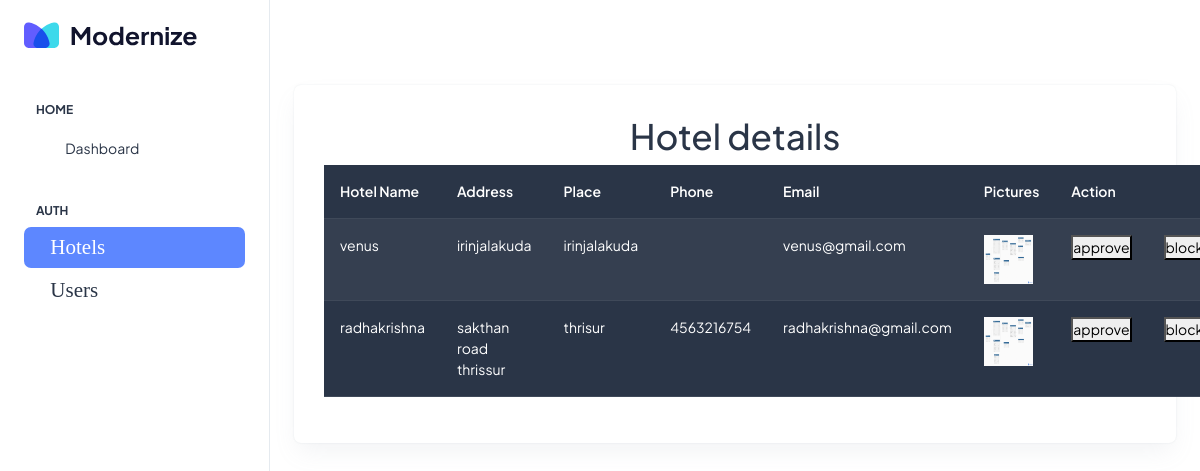
/admin_view_hotels, run on an earlier commit of the app's database.
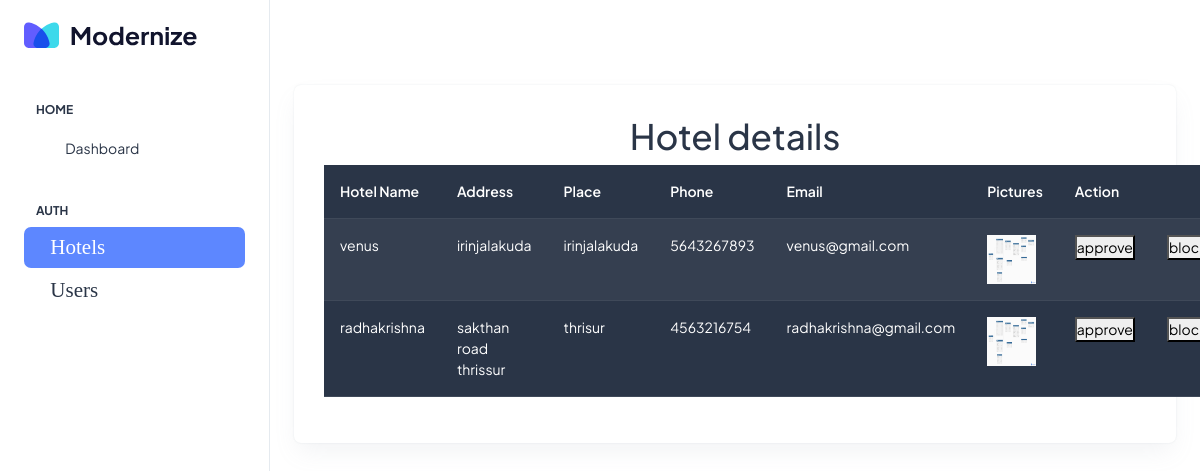
And on a later commit of the database.
### hotels/models.py (models this page shows, shortened)
class Hotels(models.Model):
      hotel_name = models.CharField(max_length = 20)
      address = models.TextField()
      place = models.CharField(max_length = 25)
      email = models.EmailField(max_length = 20)
      phone = models.CharField(max_length = 12)
      photo = models.ImageField(upload_to = 'media', blank = True, null = True)
      approved = models.BooleanField(default=False)

### home/views.py (the view)
# urls.py: path('admin_view_hotels',views.admin_view_hotels, name='admin_view_hotels'),
def admin_view_hotels(request):
      hotels = Hotels.objects.all()
      return render(request,'commons/admin_view_hotels.html', { 'hotels' : hotels })

### templates/commons/admin_view_hotels.html (shortened to what this page needs)
{% load static %}
<!doctype html>
<html lang="en">
<head>
  <link rel="stylesheet" href="{% static 'assets/css/styles.min.css' %}" />
</head>
<body>
  <div class="page-wrapper" id="main-wrapper" data-layout="vertical" data-navbarbg="skin6" data-sidebartype="full"
    data-sidebar-position="fixed" data-header-position="fixed">
    <aside class="left-sidebar">
      <div>
        <div class="brand-logo d-flex align-items-center justify-content-between">
          <a href="./index.html" class="text-nowrap logo-img">
            <img src="../assets/images/logos/dark-logo.svg" width="180" alt="" />
          </a>
        </div>
        <nav class="sidebar-nav scroll-sidebar" data-simplebar="">
          <ul id="sidebarnav">
            <ul id="sidebarnav">
                  <li class="nav-small-cap">
                    <span class="hide-menu">Home</span>
                  </li>
                  <li class="sidebar-item">
                    <a class="sidebar-link" href="./index.html" aria-expanded="false">
                      <span>
                        <i class="ti ti-layout-dashboard"></i>
                      </span>
                      <span class="hide-menu">Dashboard</span>
                    </a>
                  </li>
                  <li class="nav-small-cap">
                    <span class="hide-menu">AUTH</span>
                  </li>
                  <li class="sidebar-item">
                    <a class="sidebar-link" href="admin_view_hotels" aria-expanded="false">
                      <span>
                        <i class="ti ti-home">Hotels</i>
                      </span>
                    </a>
                  </li>
                  <li class="sidebar-item">
                    <a class="sidebar-link" href="admin_view_users" aria-expanded="false">
                      <span>
                        <i class="ti ti-users">Users</i>
                      </span>
                    </a>
                  </li>
          </ul>
        </nav>
      </div>
    </aside>
    <div class="body-wrapper">
      <header class="app-header">
        <nav class="navbar navbar-expand-lg navbar-light">
        </nav>
      </header>
      <div class="container-fluid">
        <div class="card">
          <div class="card-body">
            <h1 style="text-align: center;">Hotel details</h1>
            <table class="table table-dark table-striped">
                  <thead>
                    <tr>
                      <th scope="col">Hotel Name</th>
                      <th scope="col">Address</th>
                      <th scope="col">Place</th>
                      <th scope="col">Phone</th>
                      <th scope="col">Email</th>
                      <th scope="col">Pictures</th>
                      <th colspan="2" >Action</th>
                    </tr>
                  </thead>
                  <tbody>
                  {% for i in hotels %}
                    <tr>
                      <td>{{i.hotel_name}}</td>
                      <td>{{i.address}}</td>
                      <td>{{i.place}}</td>
                      <td>{{i.phone}}</td>
                      <td>{{i.email}}</td>
                      <td>
                        <img src="{{i.photo.url}}" alt="hotel_photos" style="height: 49px; width: 49px;">
                      </td>
                      <td>
                        <button>approve</button>
                      </td>
                      <td>
                        <button>block</button>
                      </td>
                    </tr>
                    {% endfor %}
                  </tbody>
                </table>
          </div>
        </div>
      </div>
    </div>
  </div>
</body>
</html>

What changed in the data, as far as the page shows it:
changed Hotels "venus": phone (not shown) → "5643267893"
